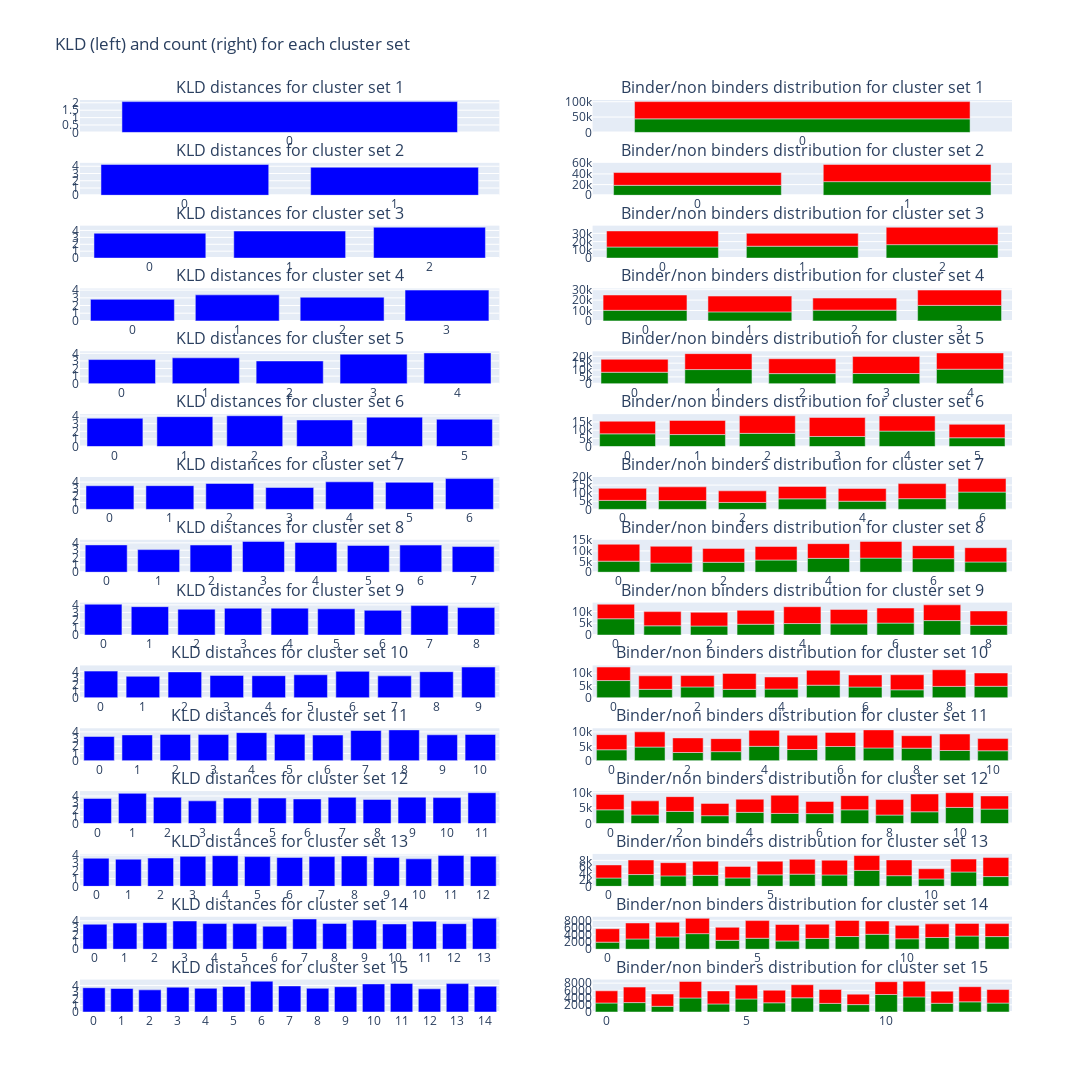

The code cell stored with this chart in its notebook:
### Code cell
# visualize a specific set of cluster mean 
titles_list = [
        [f"KLD distances for cluster set {i+1}", f"Binder/non binders distribution for cluster set {i+1}"]
        for i in range(15)
    ]
def flatten(l):
    return [item for sublist in l for item in sublist]

#number of peptides per cluster:
fig = make_subplots(
    rows=15,
    cols=2,
    start_cell="top-left",
    subplot_titles = flatten(titles_list)
)
fig.update_layout(
    height=3000,
    width=1600,
    title_text="KLD (left) and count (right) for each cluster set",
    showlegend=False,
)

for i in range(15):
    # First col:
    fig.add_trace(
        go.Bar(
            x=list(cluster_set_cluster_kld[i].keys()), 
            y=list(cluster_set_cluster_kld[i].values()),
            marker_color="blue"
            # title=f"KLD distance for each cluster in cluster set {i}",
            # labels = {
            #     "y": "KLD",
            #     "x": "cluster"
            # }
        ),
        row=i+1, col=1,
    )
    df_grouped_clusters = df.groupby([f"cluster_set_{i+1}", "binder"], as_index=False).size()

    # Second col (with stacked binders and non binders)
    fig.add_trace( # binders
        go.Bar(
            x=list(range(i+1)), 
            y=df_grouped_clusters.loc[df_grouped_clusters["binder"] == True]["size"],
            offsetgroup=0,
            marker_color="green"
        ),
        row=i+1, col=2
    )

    fig.add_trace( # non binders
        go.Bar(
            x=list(range(i+1)), 
            y=df_grouped_clusters.loc[df_grouped_clusters["binder"] == False]["size"],
            offsetgroup=0,
            base=df_grouped_clusters.loc[df_grouped_clusters["binder"] == True]["size"],
            marker_color="red"
        ),
        row=i+1, col=2
    )
fig.show()
fig.write_image("../../reports/figures/gibbs_clusters/cluster_anch_rep_trash_off.svg")

### Figure 1 — Plotly figure (JSON) as saved in the notebook; plotly's stock layout.template omitted (floating-point values rounded to 4 significant figures)
{"data": [{"marker": {"color": "blue"}, "type": "bar", "x": ["0"], "xaxis": "x", "y": [2.078], "yaxis": "y"}, {"marker": {"color": "green"}, "offsetgroup": "0", "type": "bar", "x": [0], "xaxis": "x2", "y": [44145], "yaxis": "y2"}, {"base": [44145], "marker": {"color": "red"}, "offsetgroup": "0", "type": "bar", "x": [0], "xaxis": "x2", "y": [56170], "yaxis": "y2"}, {"marker": {"color": "blue"}, "type": "bar", "x": ["0", "1"], "xaxis": "x3", "y": [4.248, 3.859], "yaxis": "y3"}, {"marker": {"color": "green"}, "offsetgroup": "0", "type": "bar", "x": [0, 1], "xaxis": "x4", "y": [18614, 25531], "yaxis": "y4"}, {"base": [18614, 25531], "marker": {"color": "red"}, "offsetgroup": "0", "type": "bar", "x": [0, 1], "xaxis": "x4", "y": [23962, 32208], "yaxis": "y4"}, {"marker": {"color": "blue"}, "type": "bar", "x": ["0", "1", "2"], "xaxis": "x5", "y": [3.6, 3.92, 4.466], "yaxis": "y5"}, {"marker": {"color": "green"}, "offsetgroup": "0", "type": "bar", "x": [0, 1, 2], "xaxis": "x6", "y": [13424, 14409, 16312], "yaxis": "y6"}, {"base": [13424, 14409, 16312], "marker": {"color": "red"}, "offsetgroup": "0", "type": "bar", "x": [0, 1, 2], "xaxis": "x6", "y": [19502, 15599, 21069], "yaxis": "y6"}, {"marker": {"color": "blue"}, "type": "bar", "x": ["0", "1", "2", "3"], "xaxis": "x7", "y": [2.804, 3.386, 3.077, 4.005], "yaxis": "y7"}, {"marker": {"color": "green"}, "offsetgroup": "0", "type": "bar", "x": [0, 1, 2, 3], "xaxis": "x8", "y": [10192, 8674, 10348, 14931], "yaxis": "y8"}, {"base": [10192, 8674, 10348, 14931], "marker": {"color": "red"}, "offsetgroup": "0", "type": "bar", "x": [0, 1, 2, 3], "xaxis": "x8", "y": [14712, 15190, 11584, 14684], "yaxis": "y8"}, {"marker": {"color": "blue"}, "type": "bar", "x": ["0", "1", "2", "3", "4"], "xaxis": "x9", "y": [3.18, 3.409, 2.994, 3.889, 4.054], "yaxis": "y9"}, {"marker": {"color": "green"}, "offsetgroup": "0", "type": "bar", "x": [0, 1, 2, 3, 4], "xaxis": "x10", "y": [8379, 10327, 7395, 7445, 10599], "yaxis": "y10"}, {"base": [8379, 10327, 7395, 7445, 10599], "marker": {"color": "red"}, "offsetgroup": "0", "type": "bar", "x": [0, 1, 2, 3, 4], "xaxis": "x10", "y": [9440, 11631, 10836, 12389, 11874], "yaxis": "y10"}, {"marker": {"color": "blue"}, "type": "bar", "x": ["0", "1", "2", "3", "4", "5"], "xaxis": "x11", "y": [3.701, 3.918, 4.037, 3.487, 3.854, 3.583], "yaxis": "y11"}, {"marker": {"color": "green"}, "offsetgroup": "0", "type": "bar", "x": [0, 1, 2, 3, 4, 5], "xaxis": "x12", "y": [7770, 7337, 8059, 6166, 9431, 5382], "yaxis": "y12"}, {"base": [7770, 7337, 8059, 6166, 9431, 5382], "marker": {"color": "red"}, "offsetgroup": "0", "type": "bar", "x": [0, 1, 2, 3, 4, 5], "xaxis": "x12", "y": [7744, 8629, 10765, 11598, 9238, 8196], "yaxis": "y12"}, {"marker": {"color": "blue"}, "type": "bar", "x": ["0", "1", "2", "3", "4", "5", "6"], "xaxis": "x13", "y": [3.466, 3.476, 3.793, 3.207, 4.039, 3.966, 4.515], "yaxis": "y13"}, {"marker": {"color": "green"}, "offsetgroup": "0", "type": "bar", "x": [0, 1, 2, 3, 4, 5, 6], "xaxis": "x14", "y": [5557, 5426, 4294, 6513, 5045, 6625, 10685], "yaxis": "y14"}, {"base": [5557, 5426, 4294, 6513, 5045, 6625, 10685], "marker": {"color": "red"}, "offsetgroup": "0", "type": "bar", "x": [0, 1, 2, 3, 4, 5, 6], "xaxis": "x14", "y": [7428, 8488, 7154, 7652, 7832, 9284, 8332], "yaxis": "y14"}, {"marker": {"color": "blue"}, "type": "bar", "x": ["0", "1", "2", "3", "4", "5", "6", "7"], "xaxis": "x15", "y": [3.721, 3.079, 3.704, 4.197, 4.065, 3.646, 3.693, 3.495], "yaxis": "y15"}, {"marker": {"color": "green"}, "offsetgroup": "0", "type": "bar", "x": [0, 1, 2, 3, 4, 5, 6, 7], "xaxis": "x16", "y": [5192, 4293, 4665, 5728, 6505, 6612, 6347, 4803], "yaxis": "y16"}, {"base": [5192, 4293, 4665, 5728, 6505, 6612, 6347, 4803], "marker": {"color": "red"}, "offsetgroup": "0", "type": "bar", "x": [0, 1, 2, 3, 4, 5, 6, 7], "xaxis": "x16", "y": [7929, 7871, 6513, 6321, 6887, 7838, 6109, 6702], "yaxis": "y16"}, {"marker": {"color": "blue"}, "type": "bar", "x": ["0", "1", "2", "3", "4", "5", "6", "7", "8"], "xaxis": "x17", "y": [4.084, 3.762, 3.43, 3.553, 3.562, 3.476, 3.273, 3.901, 3.639], "yaxis": "y17"}, {"marker": {"color": "green"}, "offsetgroup": "0", "type": "bar", "x": [0, 1, 2, 3, 4, 5, 6, 7, 8], "xaxis": "x18", "y": [6901, 3921, 3826, 4583, 4863, 4732, 5056, 6132, 4131], "yaxis": "y18"}, {"base": [6901, 3921, 3826, 4583, 4863, 4732, 5056, 6132, 4131], "marker": {"color": "red"}, "offsetgroup": "0", "type": "bar", "x": [0, 1, 2, 3, 4, 5, 6, 7, 8], "xaxis": "x18", "y": [6146, 6001, 5815, 5873, 7129, 6123, 6373, 6656, 6054], "yaxis": "y18"}, {"marker": {"color": "blue"}, "type": "bar", "x": ["0", "1", "2", "3", "4", "5", "6", "7", "8", "9"], "xaxis": "x19", "y": [4.073, 3.282, 3.951, 3.416, 3.373, 3.514, 4.036, 3.348, 3.983, 4.689], "yaxis": "y19"}, {"marker": {"color": "green"}, "offsetgroup": "0", "type": "bar", "x": [0, 1, 2, 3, 4, 5, 6, 7, 8, 9], "xaxis": "x20", "y": [7024, 3464, 4440, 3456, 3562, 5144, 4408, 3279, 4662, 4706], "yaxis": "y20"}, {"base": [7024, 3464, 4440, 3456, 3562, 5144, 4408, 3279, 4662, 4706], "marker": {"color": "red"}, "offsetgroup": "0", "type": "bar", "x": [0, 1, 2, 3, 4, 5, 6, 7, 8, 9], "xaxis": "x20", "y": [5481, 5487, 4618, 6453, 4916, 6051, 4916, 6108, 6741, 5399], "yaxis": "y20"}, {"marker": {"color": "blue"}, "type": "bar", "x": ["0", "1", "2", "3", "4", "5", "6", "7", "8", "9", "10"], "xaxis": "x21", "y": [3.357, 3.578, 3.648, 3.627, 3.895, 3.656, 3.559, 4.194, 4.275, 3.594, 3.641], "yaxis": "y21"}, {"marker": {"color": "green"}, "offsetgroup": "0", "type": "bar", "x": [0, 1, 2, 3, 4, 5, 6, 7, 8, 9, 10], "xaxis": "x22", "y": [3801, 4740, 2849, 3153, 4995, 3887, 4943, 4421, 4357, 3542, 3457], "yaxis": "y22"}, {"base": [3801, 4740, 2849, 3153, 4995, 3887, 4943, 4421, 4357, 3542, 3457], "marker": {"color": "red"}, "offsetgroup": "0", "type": "bar", "x": [0, 1, 2, 3, 4, 5, 6, 7, 8, 9, 10], "xaxis": "x22", "y": [5251, 5285, 5073, 4513, 5595, 4968, 4902, 6288, 4336, 5726, 4233], "yaxis": "y22"}, {"marker": {"color": "blue"}, "type": "bar", "x": ["0", "1", "2", "3", "4", "5", "6", "7", "8", "9", "10", "11"], "xaxis": "x23", "y": [3.65, 4.38, 3.813, 3.288, 3.701, 3.696, 3.57, 3.8, 3.492, 3.817, 3.761, 4.472], "yaxis": "y23"}, {"marker": {"color": "green"}, "offsetgroup": "0", "type": "bar", "x": [0, 1, 2, 3, 4, 5, 6, 7, 8, 9, 10, 11], "xaxis": "x24", "y": [4386, 2745, 3869, 2515, 3578, 3239, 3171, 4384, 2719, 3763, 5160, 4616], "yaxis": "y24"}, {"base": [4386, 2745, 3869, 2515, 3578, 3239, 3171, 4384, 2719, 3763, 5160, 4616], "marker": {"color": "red"}, "offsetgroup": "0", "type": "bar", "x": [0, 1, 2, 3, 4, 5, 6, 7, 8, 9, 10, 11], "xaxis": "x24", "y": [4911, 4509, 4742, 3929, 4210, 5831, 3911, 4540, 4959, 5695, 4708, 4225], "yaxis": "y24"}, {"marker": {"color": "blue"}, "type": "bar", "x": ["0", "1", "2", "3", "4", "5", "6", "7", "8", "9", "10", "11", "12"], "xaxis": "x25", "y": [3.597, 3.475, 3.624, 3.842, 3.926, 3.805, 3.697, 3.806, 3.883, 3.697, 3.521, 3.944, 3.86], "yaxis": "y25"}, {"marker": {"color": "green"}, "offsetgroup": "0", "type": "bar", "x": [0, 1, 2, 3, 4, 5, 6, 7, 8, 9, 10, 11, 12], "xaxis": "x26", "y": [2571, 3629, 3224, 3400, 2599, 3537, 3763, 3511, 4915, 3288, 2282, 4422, 3004], "yaxis": "y26"}, {"base": [2571, 3629, 3224, 3400, 2599, 3537, 3763, 3511, 4915, 3288, 2282, 4422, 3004], "marker": {"color": "red"}, "offsetgroup": "0", "type": "bar", "x": [0, 1, 2, 3, 4, 5, 6, 7, 8, 9, 10, 11, 12], "xaxis": "x26", "y": [4026, 4477, 4066, 4353, 3547, 4212, 4546, 4543, 4573, 4848, 3141, 3976, 5862], "yaxis": "y26"}, {"marker": {"color": "blue"}, "type": "bar", "x": ["0", "1", "2", "3", "4", "5", "6", "7", "8", "9", "10", "11", "12", "13"], "xaxis": "x27", "y": [3.517, 3.676, 3.739, 3.976, 3.61, 3.605, 3.235, 4.259, 3.628, 4.098, 3.558, 3.94, 3.595, 4.345], "yaxis": "y27"}, {"marker": {"color": "green"}, "offsetgroup": "0", "type": "bar", "x": [0, 1, 2, 3, 4, 5, 6, 7, 8, 9, 10, 11, 12, 13], "xaxis": "x28", "y": [1948, 2827, 3406, 4310, 2458, 3033, 2287, 2988, 3507, 4131, 2868, 3249, 3643, 3490], "yaxis": "y28"}, {"base": [1948, 2827, 3406, 4310, 2458, 3033, 2287, 2988, 3507, 4131, 2868, 3249, 3643, 3490], "marker": {"color": "red"}, "offsetgroup": "0", "type": "bar", "x": [0, 1, 2, 3, 4, 5, 6, 7, 8, 9, 10, 11, 12, 13], "xaxis": "x28", "y": [3719, 4436, 4060, 4231, 3613, 4890, 4559, 3938, 4453, 3667, 3738, 3767, 3504, 3595], "yaxis": "y28"}, {"marker": {"color": "blue"}, "type": "bar", "x": ["0", "1", "2", "3", "4", "5", "6", "7", "8", "9", "10", "11", "12", "13", "14"], "xaxis": "x29", "y": [3.659, 3.541, 3.338, 3.74, 3.576, 3.849, 4.645, 3.931, 3.574, 3.815, 4.235, 4.305, 3.496, 4.281, 3.877], "yaxis": "y29"}, {"marker": {"color": "green"}, "offsetgroup": "0", "type": "bar", "x": [0, 1, 2, 3, 4, 5, 6, 7, 8, 9, 10, 11, 12, 13, 14], "xaxis": "x30", "y": [2496, 2609, 1586, 3894, 2236, 3612, 2557, 3946, 2389, 2050, 4850, 4192, 2428, 2819, 2481], "yaxis": "y30"}, {"base": [2496, 2609, 1586, 3894, 2236, 3612, 2557, 3946, 2389, 2050, 4850, 4192, 2428, 2819, 2481], "marker": {"color": "red"}, "offsetgroup": "0", "type": "bar", "x": [0, 1, 2, 3, 4, 5, 6, 7, 8, 9, 10, 11, 12, 13, 14], "xaxis": "x30", "y": [3375, 4294, 3393, 4575, 3610, 3866, 3484, 3614, 3849, 2903, 3556, 4351, 3359, 4195, 3746], "yaxis": "y30"}], "layout": {"annotations": [{"font": {"size": 16}, "showarrow": false, "text": "KLD distances for cluster set 1", "x": 0.225, "xanchor": "center", "xref": "paper", "y": 1, "yanchor": "bottom", "yref": "paper"}, {"font": {"size": 16}, "showarrow": false, "text": "Binder/non binders distribution for cluster set 1", "x": 0.775, "xanchor": "center", "xref": "paper", "y": 1, "yanchor": "bottom", "yref": "paper"}, {"font": {"size": 16}, "showarrow": false, "text": "KLD distances for cluster set 2", "x": 0.225, "xanchor": "center", "xref": "paper", "y": 0.9311, "yanchor": "bottom", "yref": "paper"}, {"font": {"size": 16}, "showarrow": false, "text": "Binder/non binders distribution for cluster set 2", "x": 0.775, "xanchor": "center", "xref": "paper", "y": 0.9311, "yanchor": "bottom", "yref": "paper"}, {"font": {"size": 16}, "showarrow": false, "text": "KLD distances for cluster set 3", "x": 0.225, "xanchor": "center", "xref": "paper", "y": 0.8622, "yanchor": "bottom", "yref": "paper"}, {"font": {"size": 16}, "showarrow": false, "text": "Binder/non binders distribution for cluster set 3", "x": 0.775, "xanchor": "center", "xref": "paper", "y": 0.8622, "yanchor": "bottom", "yref": "paper"}, {"font": {"size": 16}, "showarrow": false, "text": "KLD distances for cluster set 4", "x": 0.225, "xanchor": "center", "xref": "paper", "y": 0.7933, "yanchor": "bottom", "yref": "paper"}, {"font": {"size": 16}, "showarrow": false, "text": "Binder/non binders distribution for cluster set 4", "x": 0.775, "xanchor": "center", "xref": "paper", "y": 0.7933, "yanchor": "bottom", "yref": "paper"}, {"font": {"size": 16}, "showarrow": false, "text": "KLD distances for cluster set 5", "x": 0.225, "xanchor": "center", "xref": "paper", "y": 0.7244, "yanchor": "bottom", "yref": "paper"}, {"font": {"size": 16}, "showarrow": false, "text": "Binder/non binders distribution for cluster set 5", "x": 0.775, "xanchor": "center", "xref": "paper", "y": 0.7244, "yanchor": "bottom", "yref": "paper"}, {"font": {"size": 16}, "showarrow": false, "text": "KLD distances for cluster set 6", "x": 0.225, "xanchor": "center", "xref": "paper", "y": 0.6556, "yanchor": "bottom", "yref": "paper"}, {"font": {"size": 16}, "showarrow": false, "text": "Binder/non binders distribution for cluster set 6", "x": 0.775, "xanchor": "center", "xref": "paper", "y": 0.6556, "yanchor": "bottom", "yref": "paper"}, {"font": {"size": 16}, "showarrow": false, "text": "KLD distances for cluster set 7", "x": 0.225, "xanchor": "center", "xref": "paper", "y": 0.5867, "yanchor": "bottom", "yref": "paper"}, {"font": {"size": 16}, "showarrow": false, "text": "Binder/non binders distribution for cluster set 7", "x": 0.775, "xanchor": "center", "xref": "paper", "y": 0.5867, "yanchor": "bottom", "yref": "paper"}, {"font": {"size": 16}, "showarrow": false, "text": "KLD distances for cluster set 8", "x": 0.225, "xanchor": "center", "xref": "paper", "y": 0.5178, "yanchor": "bottom", "yref": "paper"}, {"font": {"size": 16}, "showarrow": false, "text": "Binder/non binders distribution for cluster set 8", "x": 0.775, "xanchor": "center", "xref": "paper", "y": 0.5178, "yanchor": "bottom", "yref": "paper"}, {"font": {"size": 16}, "showarrow": false, "text": "KLD distances for cluster set 9", "x": 0.225, "xanchor": "center", "xref": "paper", "y": 0.4489, "yanchor": "bottom", "yref": "paper"}, {"font": {"size": 16}, "showarrow": false, "text": "Binder/non binders distribution for cluster set 9", "x": 0.775, "xanchor": "center", "xref": "paper", "y": 0.4489, "yanchor": "bottom", "yref": "paper"}, {"font": {"size": 16}, "showarrow": false, "text": "KLD distances for cluster set 10", "x": 0.225, "xanchor": "center", "xref": "paper", "y": 0.38, "yanchor": "bottom", "yref": "paper"}, {"font": {"size": 16}, "showarrow": false, "text": "Binder/non binders distribution for cluster set 10", "x": 0.775, "xanchor": "center", "xref": "paper", "y": 0.38, "yanchor": "bottom", "yref": "paper"}, {"font": {"size": 16}, "showarrow": false, "text": "KLD distances for cluster set 11", "x": 0.225, "xanchor": "center", "xref": "paper", "y": 0.3111, "yanchor": "bottom", "yref": "paper"}, {"font": {"size": 16}, "showarrow": false, "text": "Binder/non binders distribution for cluster set 11", "x": 0.775, "xanchor": "center", "xref": "paper", "y": 0.3111, "yanchor": "bottom", "yref": "paper"}, {"font": {"size": 16}, "showarrow": false, "text": "KLD distances for cluster set 12", "x": 0.225, "xanchor": "center", "xref": "paper", "y": 0.2422, "yanchor": "bottom", "yref": "paper"}, {"font": {"size": 16}, "showarrow": false, "text": "Binder/non binders distribution for cluster set 12", "x": 0.775, "xanchor": "center", "xref": "paper", "y": 0.2422, "yanchor": "bottom", "yref": "paper"}, {"font": {"size": 16}, "showarrow": false, "text": "KLD distances for cluster set 13", "x": 0.225, "xanchor": "center", "xref": "paper", "y": 0.1733, "yanchor": "bottom", "yref": "paper"}, {"font": {"size": 16}, "showarrow": false, "text": "Binder/non binders distribution for cluster set 13", "x": 0.775, "xanchor": "center", "xref": "paper", "y": 0.1733, "yanchor": "bottom", "yref": "paper"}, {"font": {"size": 16}, "showarrow": false, "text": "KLD distances for cluster set 14", "x": 0.225, "xanchor": "center", "xref": "paper", "y": 0.1044, "yanchor": "bottom", "yref": "paper"}, {"font": {"size": 16}, "showarrow": false, "text": "Binder/non binders distribution for cluster set 14", "x": 0.775, "xanchor": "center", "xref": "paper", "y": 0.1044, "yanchor": "bottom", "yref": "paper"}, {"font": {"size": 16}, "showarrow": false, "text": "KLD distances for cluster set 15", "x": 0.225, "xanchor": "center", "xref": "paper", "y": 0.03556, "yanchor": "bottom", "yref": "paper"}, {"font": {"size": 16}, "showarrow": false, "text": "Binder/non binders distribution for cluster set 15", "x": 0.775, "xanchor": "center", "xref": "paper", "y": 0.03556, "yanchor": "bottom", "yref": "paper"}], "height": 3000, "showlegend": false, "title": {"text": "KLD (left) and count (right) for each cluster set"}, "width": 1600, "xaxis": {"anchor": "y", "domain": [0, 0.45]}, "xaxis10": {"anchor": "y10", "domain": [0.55, 1]}, "xaxis11": {"anchor": "y11", "domain": [0, 0.45]}, "xaxis12": {"anchor": "y12", "domain": [0.55, 1]}, "xaxis13": {"anchor": "y13", "domain": [0, 0.45]}, "xaxis14": {"anchor": "y14", "domain": [0.55, 1]}, "xaxis15": {"anchor": "y15", "domain": [0, 0.45]}, "xaxis16": {"anchor": "y16", "domain": [0.55, 1]}, "xaxis17": {"anchor": "y17", "domain": [0, 0.45]}, "xaxis18": {"anchor": "y18", "domain": [0.55, 1]}, "xaxis19": {"anchor": "y19", "domain": [0, 0.45]}, "xaxis2": {"anchor": "y2", "domain": [0.55, 1]}, "xaxis20": {"anchor": "y20", "domain": [0.55, 1]}, "xaxis21": {"anchor": "y21", "domain": [0, 0.45]}, "xaxis22": {"anchor": "y22", "domain": [0.55, 1]}, "xaxis23": {"anchor": "y23", "domain": [0, 0.45]}, "xaxis24": {"anchor": "y24", "domain": [0.55, 1]}, "xaxis25": {"anchor": "y25", "domain": [0, 0.45]}, "xaxis26": {"anchor": "y26", "domain": [0.55, 1]}, "xaxis27": {"anchor": "y27", "domain": [0, 0.45]}, "xaxis28": {"anchor": "y28", "domain": [0.55, 1]}, "xaxis29": {"anchor": "y29", "domain": [0, 0.45]}, "xaxis3": {"anchor": "y3", "domain": [0, 0.45]}, "xaxis30": {"anchor": "y30", "domain": [0.55, 1]}, "xaxis4": {"anchor": "y4", "domain": [0.55, 1]}, "xaxis5": {"anchor": "y5", "domain": [0, 0.45]}, "xaxis6": {"anchor": "y6", "domain": [0.55, 1]}, "xaxis7": {"anchor": "y7", "domain": [0, 0.45]}, "xaxis8": {"anchor": "y8", "domain": [0.55, 1]}, "xaxis9": {"anchor": "y9", "domain": [0, 0.45]}, "yaxis": {"anchor": "x", "domain": [0.9644, 1]}, "yaxis10": {"anchor": "x10", "domain": [0.6889, 0.7244]}, "yaxis11": {"anchor": "x11", "domain": [0.62, 0.6556]}, "yaxis12": {"anchor": "x12", "domain": [0.62, 0.6556]}, "yaxis13": {"anchor": "x13", "domain": [0.5511, 0.5867]}, "yaxis14": {"anchor": "x14", "domain": [0.5511, 0.5867]}, "yaxis15": {"anchor": "x15", "domain": [0.4822, 0.5178]}, "yaxis16": {"anchor": "x16", "domain": [0.4822, 0.5178]}, "yaxis17": {"anchor": "x17", "domain": [0.4133, 0.4489]}, "yaxis18": {"anchor": "x18", "domain": [0.4133, 0.4489]}, "yaxis19": {"anchor": "x19", "domain": [0.3444, 0.38]}, "yaxis2": {"anchor": "x2", "domain": [0.9644, 1]}, "yaxis20": {"anchor": "x20", "domain": [0.3444, 0.38]}, "yaxis21": {"anchor": "x21", "domain": [0.2756, 0.3111]}, "yaxis22": {"anchor": "x22", "domain": [0.2756, 0.3111]}, "yaxis23": {"anchor": "x23", "domain": [0.2067, 0.2422]}, "yaxis24": {"anchor": "x24", "domain": [0.2067, 0.2422]}, "yaxis25": {"anchor": "x25", "domain": [0.1378, 0.1733]}, "yaxis26": {"anchor": "x26", "domain": [0.1378, 0.1733]}, "yaxis27": {"anchor": "x27", "domain": [0.06889, 0.1044]}, "yaxis28": {"anchor": "x28", "domain": [0.06889, 0.1044]}, "yaxis29": {"anchor": "x29", "domain": [0, 0.03556]}, "yaxis3": {"anchor": "x3", "domain": [0.8956, 0.9311]}, "yaxis30": {"anchor": "x30", "domain": [0, 0.03556]}, "yaxis4": {"anchor": "x4", "domain": [0.8956, 0.9311]}, "yaxis5": {"anchor": "x5", "domain": [0.8267, 0.8622]}, "yaxis6": {"anchor": "x6", "domain": [0.8267, 0.8622]}, "yaxis7": {"anchor": "x7", "domain": [0.7578, 0.7933]}, "yaxis8": {"anchor": "x8", "domain": [0.7578, 0.7933]}, "yaxis9": {"anchor": "x9", "domain": [0.6889, 0.7244]}}}
